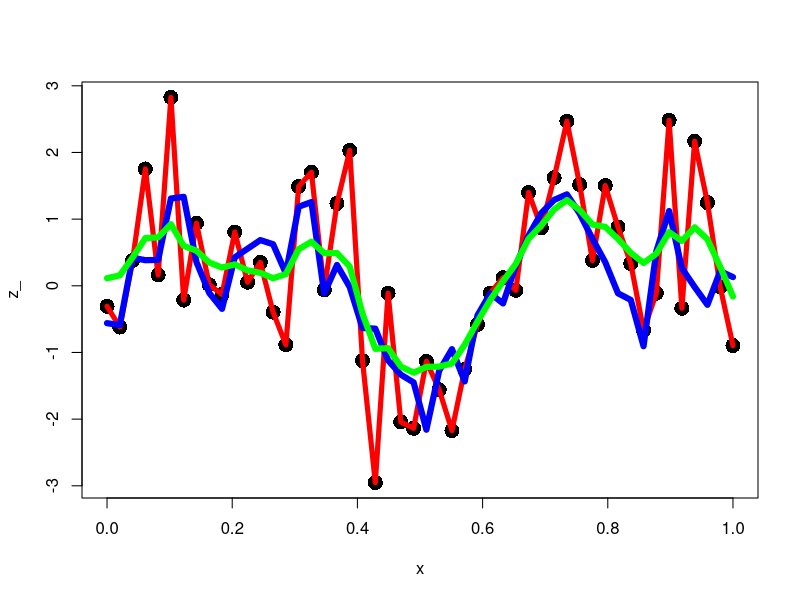

Write the R code that produced this figure.
set.seed(123)
n=50
x=seq(0,1,length.out=n)
alpha=0.1
k1=function(x,alpha) exp(-x/alpha)
K1=k1(as.matrix(dist(x)),alpha)
K1_ = t(chol(K1 + diag(1e-8,n)))
gamma = cbind(rnorm(n))

z=K1_%*%gamma 
z_= z+ rnorm(n,0,1)

f=lm.fit(x=K1_,y=z_)

plot(x,z_,pch=16,cex=2)
lines(x,f$fitted.values,col='red',lwd=5)
lines(x,z,col='blue',lwd=6)

library(glmnet)
lambdas <- 10^seq(5, -5, length.out=100)
cv_fit <- cv.glmnet(K1_, z_, alpha = 0, lambda = lambdas)
opt_lambda <- cv_fit$lambda.min
fit <- glmnet(K1_, z_, alpha = 0, lambda = opt_lambda)

f2 <- predict(fit, s = opt_lambda, newx = K1_)
lines(x,f2,col='green',lwd=6)
